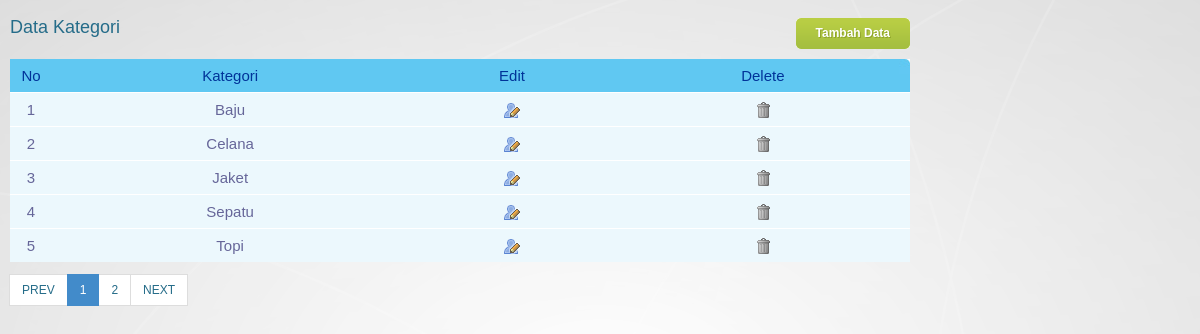
The app's page /admin/kategori/view.php with its own data.
### tables this page shows
CREATE TABLE IF NOT EXISTS `tblkategori` (
  `idkategori` int(11) NOT NULL AUTO_INCREMENT,
  `kategori` varchar(100) NOT NULL,
  PRIMARY KEY (`idkategori`)
);

### admin/kategori/view.php (the view)
<?php
	include ("../config/koneksi.php");
	$query="SELECT COUNT(idkategori)FROM tblkategori";
	$result = mysqli_query($db, $query);
	$row = mysqli_fetch_row($result);
	$jdata=$row[0];
	$data=5;
	$jhal=ceil($jdata/$data);
	if (isset($_GET['h'])){
		$nohal=$_GET['h'];
	} else{
		$nohal=1;
	}
?>
<html>
	<body>
		<head>
			<link rel="stylesheet" type="text/css" href="../style.css" />
		</head>
		<div class="right_content">
			<h2 style="margin-top:-13px; margin-left:-20px;">Data Kategori</h2>
			<div style="margin:-45px 15px;">
				<a href='?p=kategori&a=tambah' class="bt_green"><span class="bt_green_lft"></span><strong>Tambah Data</strong><span class="bt_green_r"></span></a>
			</div>
			<?php
			$mulai=($nohal-1)*$data;
			$result=$db->query("SELECT * FROM tblkategori LIMIT $mulai,$data");
			?>
			<table id="rounded-corner">
				<thead>
					<tr>
						<th class="rounded-company">No</th>
						<th>Kategori</th>
						<th>Edit</th>
						<th class="rounded-q4">Delete</th>
					</tr>
				</thead>
	<?php
		while ($row=$result->fetch_assoc()){
			$mulai++;
			echo"<tbody>";
				echo"<tr>";
					echo"<td>";
						echo $mulai;
					echo"</td>";
					echo"<td>";
						echo $row['kategori'];
					echo"</td>";
					echo"<td>";
						echo"<a href='?p=kategori&a=ubah&id=".$row['idkategori']."'><input type='image' src='images/user_edit.png' alt='' title=''></input></a>";
					echo"</td>";
					echo"<td>";
						echo"<a href='?p=kategori&a=hapus&id=".$row['idkategori']."'><input type='image' src='images/trash.png' alt='' title=''></input></a>";
					echo"</td>";
				echo"</tr>";
			echo"</tbody>";
		}
			echo"</table>";
			echo"<ul class='pagination'>";
				if ($nohal>1)
				{
					echo"<li><a href='?p=kategori&h=".($nohal-1)."'>";
					echo'PREV';
					echo"</a></li>";
				}
				else
				{
					echo"<li class='disabled'><a href='#'>PREV</a></li>";
				};
				for ($i=1; $i<=$jhal; $i++)
				{
					if ($i==$nohal)
					{
						$class='active';
					}
					else
					{
						$class='';
					};
					echo"<li class='$class'><a href='?p=kategori&h=$i'>$i</a></li>";
				}
				if ($nohal<$jhal)
				{
					echo"<li><a href='?p=kategori&h=".($nohal+1)."'>";
					echo'NEXT';
					echo'</a></li>';
				}
				else
				{
					echo"<li class='disabled'><a href='#'>NEXT</a></li>";
				};
			echo"</ul>";
	?>
		</div>
	</body>
</html>

### admin/style.css (style rules this page uses)
body { background:url(images/transparent.png) repeat center ; font-family:Arial, Helvetica, sans-serif; padding:0; font-size:12px; margin:0 auto; color: #0e4354; }
a { color:#256c89; }
h2 { font-size:18px; color:#256c89; font-weight:normal; padding:0px 0 15px 0; margin:0px; clear:both; }
.right_content { width:900px; float:left; padding:30px 0 0 30px; }
#rounded-corner { margin-left:-20px; width:900px; text-align:center; border-collapse: collapse; font-size:15px; }
#rounded-corner thead th.rounded-company { width:26px; background: #60c8f2 url('images/left.jpg') left top no-repeat; }
#rounded-corner thead th.rounded-q4 { background: #60c8f2 url('images/right.jpg') right top no-repeat; }
#rounded-corner th { padding: 8px; font-weight: normal; font-size: 15px; color: #039; background: #60c8f2; }
#rounded-corner td { padding: 8px; background: #ecf8fd; border-top: 1px solid #fff; color: #669; }
a.bt_green { display:block; float:right; margin:10px 5px 10px 5px; line-height:31px; text-decoration:none; color:#FFFFFF; text-shadow:1px 1px #8fa42b; }
a.bt_green strong { width:auto; height:31px; padding:0 10px 0 10px; display:block; float:left; background:url(images/bt_green_center.gif) repeat-x center; }
a.bt_green span.bt_green_lft { width:10px; height:31px; display:block; float:left; background:url(images/bt_green_left.gif) no-repeat center right; }
a.bt_green span.bt_green_r { width:10px; height:31px; display:block; float:left; background:url(images/bt_green_r.gif) no-repeat center right; }
ul.pagination { display: inline-block; border-radius:8px; margin-left:-60px; }
.pagination li { display: inline; }
.pagination li a, .pagination li span { position: relative; float: left; padding: 6px 12px; margin-left: -1px; line-height: 18px; text-decoration: none; background-color: #ffffff; border: 1px solid #dddddd; }
.pagination > .active > a, .pagination > .active > span, .pagination > .active > a:hover, .pagination > .active > span:hover, .pagination > .active > a:focus, .pagination > .active > span:focus { z-index: 2; color: #ffffff; cursor: default; background-color: #428bca; border-color: #428bca; }

### records on screen
tblkategori: kategori "Baju"
tblkategori: kategori "Celana"
tblkategori: kategori "Jaket"
tblkategori: kategori "Sepatu"
tblkategori: kategori "Topi"
